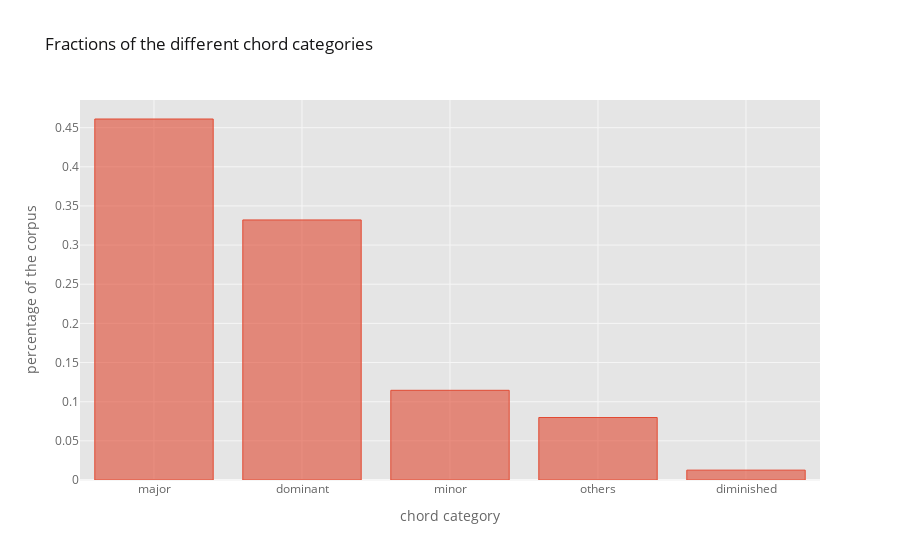

The notebook cell this image was saved under:
### Markdown cell above
If we aggregate the permutations of the different chord types, the picture becomes even clearer: Even when considering the chord types exclusively, the harmonic language seems to be quite conventional. Otherwise, we would have seen more chord in the aggregation category `others` which accounts for measures which were ambiguous because of too many or too few notes. Only 8 % of chords could not be attributed to one of the basic chord types.

### Code cell
type_dist = pd.read_csv(os.path.join(data_tsv, 'type_distribution.tsv'), sep='\t', index_col=0)
type_dist.sort_values(by='fraction', ascending=False).iplot('bar', xTitle='chord category', yTitle='percentage of the corpus', title='Fractions of the different chord categories')

### Figure 1 — Plotly figure (JSON) as saved in the notebook; plotly's stock layout.template omitted (floating-point values rounded to 4 significant figures)
{"data": [{"marker": {"color": "rgba(226, 74, 51, 0.6)", "line": {"color": "rgba(226, 74, 51, 1.0)", "width": 1}}, "name": "fraction", "orientation": "v", "text": "", "type": "bar", "x": ["major", "dominant", "minor", "others", "diminished"], "y": [0.461, 0.3321, 0.1145, 0.07981, 0.0126]}], "layout": {"legend": {"bgcolor": "#FFFFFF", "font": {"color": "#666666"}}, "paper_bgcolor": "#FFFFFF", "plot_bgcolor": "#E5E5E5", "title": {"font": {"color": "#151516"}, "text": "Fractions of the different chord categories"}, "xaxis": {"gridcolor": "#F6F6F6", "showgrid": true, "tickfont": {"color": "#666666"}, "title": {"font": {"color": "#666666"}, "text": "chord category"}, "zerolinecolor": "#F6F6F6"}, "yaxis": {"gridcolor": "#F6F6F6", "showgrid": true, "tickfont": {"color": "#666666"}, "title": {"font": {"color": "#666666"}, "text": "percentage of the corpus"}, "zerolinecolor": "#F6F6F6"}}}
